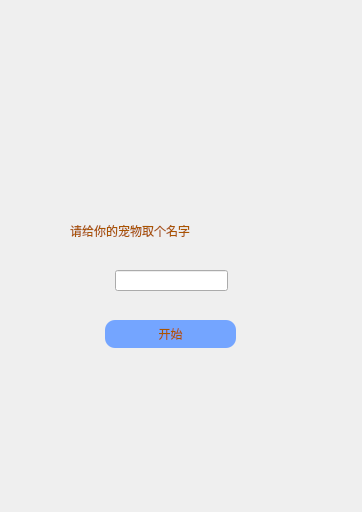
<?xml version="1.0" encoding="UTF-8"?>
<ui version="4.0">
 <class>nameWidget</class>
 <widget class="QDialog" name="nameWidget">
  <property name="geometry">
   <rect>
    <x>0</x>
    <y>0</y>
    <width>362</width>
    <height>512</height>
   </rect>
  </property>
  <property name="minimumSize">
   <size>
    <width>362</width>
    <height>512</height>
   </size>
  </property>
  <property name="maximumSize">
   <size>
    <width>362</width>
    <height>512</height>
   </size>
  </property>
  <property name="windowTitle">
   <string>Dialog</string>
  </property>
  <property name="styleSheet">
   <string notr="true"/>
  </property>
  <widget class="QLabel" name="nameLabel">
   <property name="geometry">
    <rect>
     <x>70</x>
     <y>220</y>
     <width>211</width>
     <height>21</height>
    </rect>
   </property>
   <property name="styleSheet">
    <string notr="true">font: 75 12pt &quot;等线&quot;;
qproperty-alignment:AlignHCenter;
color: rgb(170, 85, 0);</string>
   </property>
   <property name="text">
    <string>请给你的宠物取个名字</string>
   </property>
  </widget>
  <widget class="QLineEdit" name="lineEdit">
   <property name="geometry">
    <rect>
     <x>115</x>
     <y>270</y>
     <width>113</width>
     <height>21</height>
    </rect>
   </property>
  </widget>
  <widget class="QPushButton" name="start">
   <property name="geometry">
    <rect>
     <x>105</x>
     <y>320</y>
     <width>131</width>
     <height>28</height>
    </rect>
   </property>
   <property name="styleSheet">
    <string notr="true">font: 75 9pt &quot;等线&quot;;
background-color: rgb(116, 165, 255);
color: rgb(170, 85, 0);

border-radius:10px;
border-width:0;
border-style:outset
</string>
   </property>
   <property name="text">
    <string>开始</string>
   </property>
  </widget>
  <widget class="QLabel" name="label">
   <property name="geometry">
    <rect>
     <x>70</x>
     <y>80</y>
     <width>231</width>
     <height>121</height>
    </rect>
   </property>
   <property name="styleSheet">
    <string notr="true">image: url(:/petjiemian/jieduan1.gif);</string>
   </property>
   <property name="text">
    <string/>
   </property>
  </widget>
 </widget>
 <resources/>
 <connections/>
</ui>
